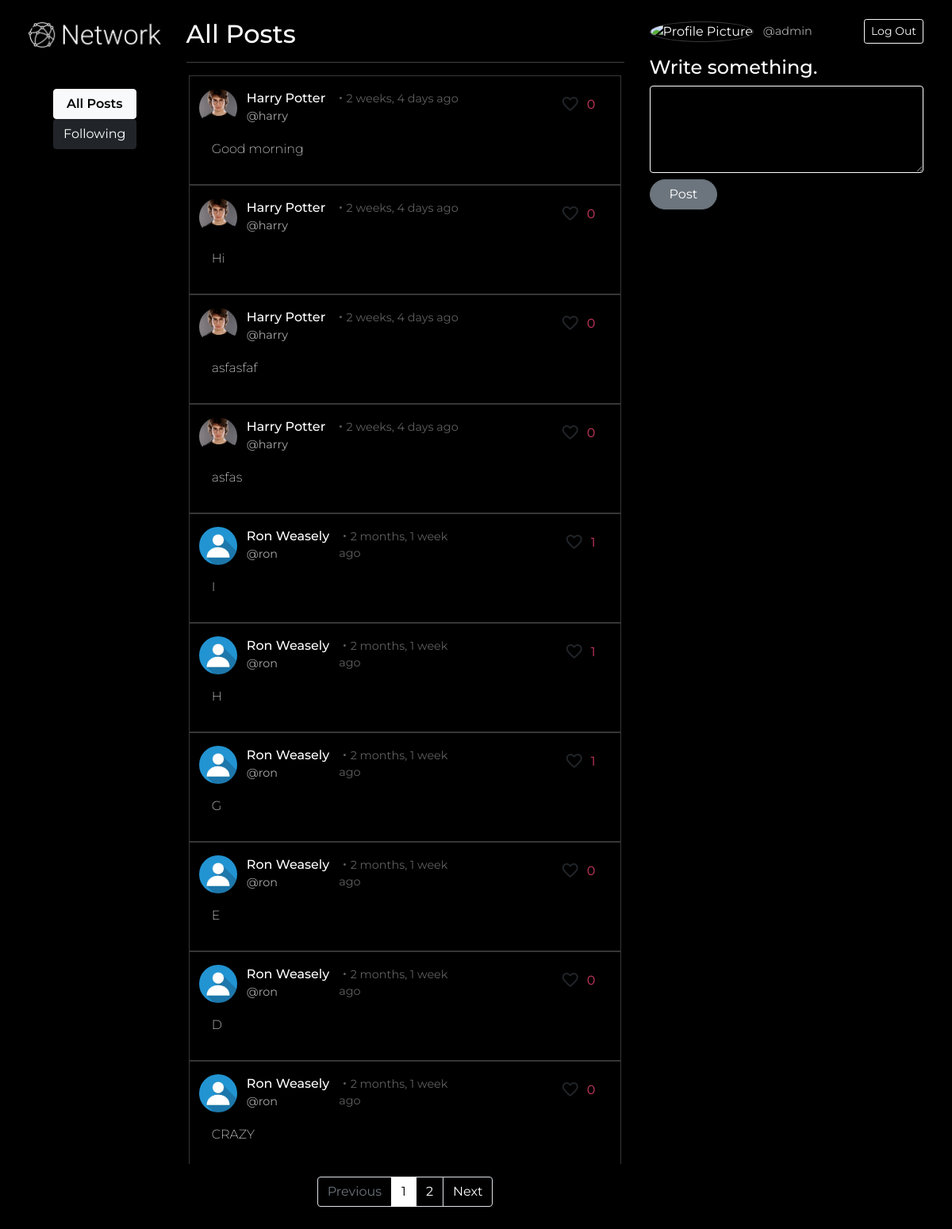
The app's page / (signed in) with its own data.
### network/models.py (models this page shows, shortened)
class Post(models.Model):
    creator = models.ForeignKey(User, on_delete=models.CASCADE, related_name="posts")
    content = models.CharField(max_length=255)
    timestamp = models.DateTimeField(auto_now_add=True)
    def liked_users(self):
        return [x[0] for x in self.likes.values_list("user_id")]

class Profile(models.Model):
    user = models.OneToOneField(User, on_delete=models.CASCADE)
    profile_pic = models.ImageField(upload_to="profile_pics", blank=True)
    timestamp = models.DateField(auto_now_add=True)

class User(AbstractUser):
    pass

### network/views.py (the view)
# urls.py: path("", views.index, name="index"),
@login_required(login_url="login")
def index(request):
    if request.method == "POST":
        creator = request.user
        content = request.POST["content"]
        post = Post(creator=creator, content=content)
        post.save()
        return HttpResponseRedirect(reverse("index"))
    posts = list(reversed(Post.objects.all()))
    paginator = Paginator(posts, 10)
    page_number = request.GET.get('page')
    page_obj = paginator.get_page(page_number)
    print(page_obj[0].liked_users())
    return render(request, "network/index.html", {
        "posts": page_obj
    })

### network/templates/network/index.html (shortened to what this page needs)
{% extends "network/layout.html" %}
{% load static %}
{% load humanize %}
{% block nav %}
    <a style="font-weight: 600;" class="btn btn-light" href="{% url 'index' %}">All Posts</a>
    <a class="btn btn-dark" href="{% url 'following' %}">Following</a>
{% endblock %}
{% block body %}
    <div class="col-6 ms-2 me-2">
        <h2>All Posts</h2>
        <hr>
        <div class="post-list">
            {% for post in posts %}
                <div class="row posts">
                    <div class="row">
                        <div class="col-auto">
                            {% if post.creator.profile.profile_pic.url != None %}
                                <img class="profile-pic-post" src="{{ post.creator.profile.profile_pic.url }}" alt="Profile Picture">
                            {% else %}
                                <img class="profile-pic-post" src="{% static 'network/media/default-profile-picture.jpg' %}" alt="Profile Picture">
                            {% endif %}
                        </div>
                        <div class="col-auto">
                            <div class="row profile-name-post">
                                {{ post.creator.first_name }}
                                {{ post.creator.last_name }}
                            </div>
                            <div class="row">
                                <a class="profile-username-post" href="{% url 'profile' id=post.creator.pk %}">@{{ post.creator.username }}</a>
                            </div>
                        </div>
                        <div class="col time">
                            ・{{ post.timestamp|naturaltime }}
                        </div>
                        <div class="col d-grid gap-2 d-md-flex justify-content-md-end pe-0" id="toolbar-buttons">
                            {% if request.user.pk in post.liked_users %}
                                <button class="material-icons-round btn btn-bg-transparent p-0 like-button" id="like-button" data-post-id="{{ post.pk }}">
                                    favorite
                                </button>
                            {% else %}
                                <button class="material-icons-round btn btn-bg-transparent p-0 unlike-button" id="like-button" data-post-id="{{ post.pk }}">
                                </button>
                            {% endif %}
                            <span class="like-count" id="like-count-{{ post.pk }}">{{ post.likes.count }}</span>
                        </div>
                    </div>
                    <div class="row content-post" id="content-{{ post.pk }}">
                        {{ post.content }}
                    </div>
                </div>
            {% endfor %}
        </div>
        <nav class="nav justify-content-center">
            <ul class="pagination m-0 mt-3">
                {% if posts.has_previous %}
                    <li class="page-item">
                        <a class="page-link" href="?page={{ posts.previous_page_number }}" tabindex="-1">Previous</a>
                    </li>
                {% else %}
                    <li class="page-item disabled">
                        <a class="page-link" href="#" tabindex="-1" aria-disabled="true">Previous</a>
                    </li>
                {% endif %}
                {% for i in posts.paginator.page_range %}
                    {% if posts.number == i %}
                        <li class="page-item active" aria-current="page">
                            <a class="page-link" href="?page={{ i }}">{{ i }}</a>
                        </li>
                    {% elif i > posts.number|add:'-3' and i < posts.number|add:'3' %}
                        <li class="page-item">
                            <a class="page-link" href="?page={{ i }}">{{ i }}</a>
                        </li>
                    {% endif %}
                {% endfor %}
                {% if posts.has_next %}
                    <li class="page-item">
                        <a class="page-link" href="?page={{ posts.next_page_number }}">Next</a>
                    </li>
                {% else %}
                    <li class="page-item disabled   ">
                        <a class="page-link" href="#">Next</a>
                    </li>
                {% endif %}
            </ul>
        </nav>
    </div>
    <div class="col">
        <div class="row justify-content-end align-items-center">
            <div class="col-auto">
                {% if user.profile.profile_pic.url != None %}
                    <img class="profile-pic" src="{{ user.profile.profile_pic.url }}" alt="Profile Picture">
                {% else %}
                    <img class="profile-pic" src="{% static 'network/media/default-profile-picture.jpg' %}" alt="Profile Picture">
                {% endif %}
            </div>
            <div class="col-auto">
                <div class="row">
                    <a class="profile-username" href="{% url 'profile' id=user.pk %}">@{{ request.user.username }}</a>
                </div>
            </div>
            <div style="text-align: end;" class="col">
                <a class="btn btn-sm btn-outline-light ms-3" href="{% url 'logout' %}">Log Out</a>
            </div>
        </div>
        <div class="row mt-3">
            <h4>Write something.</h4>
            <form class="new-post" action="{% url 'index' %}" method="POST">
                <textarea class="form-control new-post-text" rows="4" name="content" required></textarea>
                <button type="submit" class="btn btn-secondary rounded-pill mt-2 ps-4 pe-4">Post</button>
            </form>
        </div>
    </div>
{% endblock %}

### network/static/network/styles.css (style rules this page uses)
* { margin: 0; padding: 0; box-sizing: border-box; }
body { background-color: black; color: white; font-family: 'Montserrat', sans-serif; }
.profile-pic { height: 4em; width: 4em; object-fit: cover; border-radius: 50%; border: 1px solid rgb(58, 58, 58); }
.profile-username { font-size: .9em; color: rgb(167, 167, 167); padding: 0; text-decoration: none; }
.new-post-text { border: 1px solid white; background: transparent; }
.posts { border: .5px solid rgb(54, 54, 54); padding: 1em 0; margin: 0 .2em; }
.profile-pic-post { height: 3em; width: 3em; object-fit: cover; border-radius: 50%; }
.profile-name-post { font-size: 1em; font-weight: 500; }
.profile-username-post { font-size: .9em; color: rgb(167, 167, 167); padding: 0; text-decoration: none; }
.content-post { margin: 1em; font-weight: 200; }
.post-list { height: 78vh; overflow-x: hidden; overflow-y: auto; }
.time { font-size: .9em; color: rgb(95, 95, 95); margin-top: 0.1em; }
.page-link { background-color: black; color: white; }
.pagination > .disabled > .page-link { background-color: black; }
.pagination > .active > .page-link { border-color: white; color: black; background-color: white; }
.unlike-button { height: fit-content; font-size: 1.5em; }
.like-count { margin-top: .5em; margin-right: .5em; color: #CE3A60; }

### records on screen
Post: creator.profile.profile_pic (picture), creator.first_name "Harry", creator.last_name "Potter", creator.username "harry", timestamp "2 weeks, 4 days ago", likes.count "0", content "Good morning"
Post: creator.profile.profile_pic (picture), creator.first_name "Harry", creator.last_name "Potter", creator.username "harry", timestamp "2 weeks, 4 days ago", likes.count "0", content "Hi"
Post: creator.profile.profile_pic (picture), creator.first_name "Harry", creator.last_name "Potter", creator.username "harry", timestamp "2 weeks, 4 days ago", likes.count "0", content "asfasfaf"
Post: creator.profile.profile_pic (picture), creator.first_name "Harry", creator.last_name "Potter", creator.username "harry", timestamp "2 weeks, 4 days ago", likes.count "0", content "asfas"
Post: creator.first_name "Ron", creator.last_name "Weasely", creator.username "ron", timestamp "2 months, 1 week ago", likes.count "1", content "I"
Post: creator.first_name "Ron", creator.last_name "Weasely", creator.username "ron", timestamp "2 months, 1 week ago", likes.count "1", content "H"
Post: creator.first_name "Ron", creator.last_name "Weasely", creator.username "ron", timestamp "2 months, 1 week ago", likes.count "1", content "G"
Post: creator.first_name "Ron", creator.last_name "Weasely", creator.username "ron", timestamp "2 months, 1 week ago", likes.count "0", content "E"
Post: creator.first_name "Ron", creator.last_name "Weasely", creator.username "ron", timestamp "2 months, 1 week ago", likes.count "0", content "D"
Post: creator.first_name "Ron", creator.last_name "Weasely", creator.username "ron", timestamp "2 months, 1 week ago", likes.count "0", content "CRAZY"
User: user.username "admin"

### other values on screen
{{ i }} "1"
{{ i }} "2"
